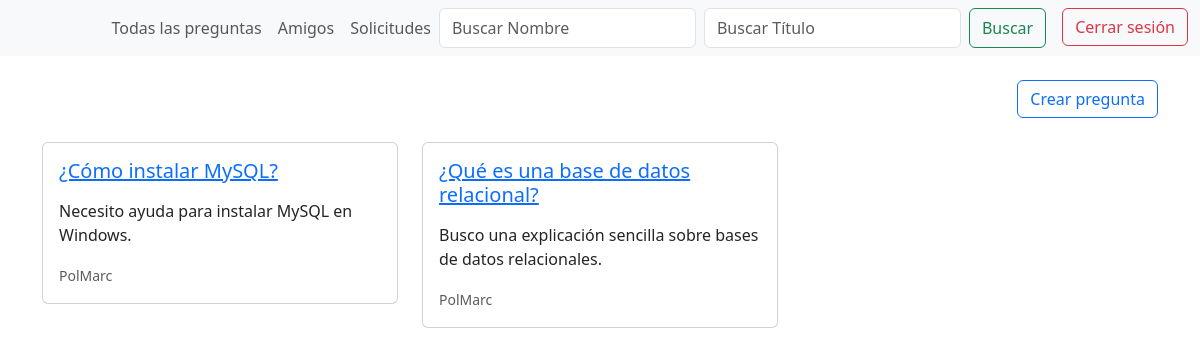
The app's page /pagina_principal.php?pagina=preguntas_personales (signed in) with its own data.
### tables this page shows
CREATE TABLE IF NOT EXISTS `pregunta` (
  `id_pregunta` int NOT NULL AUTO_INCREMENT,
  `titulo` varchar(255) NOT NULL,
  `descripcion` text,
  `id_usuario` int DEFAULT NULL,
  `fecha_pregunta` DATETIME DEFAULT CURRENT_TIMESTAMP,

  PRIMARY KEY (`id_pregunta`),
  KEY `id_usuario2_fk_idx` (`id_usuario`)
);

CREATE TABLE IF NOT EXISTS `usuario` (
  `id_usuario` int NOT NULL AUTO_INCREMENT,
  `username` varchar(255) NOT NULL,
  `nombre` varchar(255) DEFAULT NULL,
  `apellidos` varchar(255) DEFAULT NULL,
  `correo` varchar(255) NOT NULL,
  `contraseña` varchar(255) NOT NULL,
  `id_rol` int DEFAULT NULL,
  PRIMARY KEY (`id_usuario`),
  KEY `id_rol_fk_idx` (`id_rol`)
);

### pagina_principal.php (the view, shortened to what this page needs)
<?php
    include_once("./conexion.php");
    if (!isset($_SESSION['loggedin']) && !isset($_SESSION['id_usuario'])) {
        header('Location: ' . './login/login.php');
        exit();
    } else {
        $mi_usuario = htmlspecialchars($_SESSION['id_usuario']);
        $buscar_nombre = isset($_GET['buscarNombre']) ? htmlspecialchars($_GET['buscarNombre']) : '';
        $buscar_titulo = isset($_GET['buscarTitulo']) ? htmlspecialchars($_GET['buscarTitulo']) : '';
        $paginas = isset($_GET['pagina']) ? htmlspecialchars($_GET['pagina']) : 'default';
        $parametros = [];
        switch ($paginas) {
            case 'preguntas_personales':
                $sqlPreguntas = "SELECT pregunta.id_pregunta, pregunta.titulo, pregunta.descripcion, pregunta.id_usuario,
                usuario.id_usuario, usuario.username, usuario.nombre,
                amigo.emisor AS amigo1, amigo.receptor AS amigo2, amigo.estado
                FROM pregunta
                INNER JOIN usuario ON usuario.id_usuario = pregunta.id_usuario
                LEFT JOIN amigo ON (amigo.emisor = usuario.id_usuario OR amigo.receptor = usuario.id_usuario) AND (amigo.emisor = :id_usuario OR amigo.receptor = :id_usuario)
                WHERE pregunta.id_usuario = :id_usuario";
$parametros[':id_usuario'] = $mi_usuario;
                break;
        }
        $stmtPreguntas = $conn->prepare($sqlPreguntas);
        if ($parametros) {
            foreach ($parametros as $identificador => $valor) {
                $stmtPreguntas->bindParam($identificador, $valor);
            }
        }
        $stmtPreguntas->execute();
        $resultado = $stmtPreguntas->fetchAll(PDO::FETCH_ASSOC);
    }
?>
<!DOCTYPE html>
<html lang="es">
<head>
    <link rel="stylesheet" href="principal.css">
    <link href="https://cdn.jsdelivr.net/npm/bootstrap@5.3.0-alpha1/dist/css/bootstrap.min.css" rel="stylesheet">
</head>
<body>
    <nav class="navbar navbar-expand-lg navbar-light bg-light">
    <div class="container-fluid">
        <div class="collapse navbar-collapse" id="navbarNav">
            <ul class="navbar-nav ms-auto">
                <?php if ($paginas != 'preguntas_personales') : ?>
                    <a href="?pagina=preguntas_personales" class="nav-link">Preguntas personales</a>
                <?php else : ?>
                    <a href="?pagina=default" class="nav-link">Todas las preguntas</a>
                <?php endif; ?>
                <a href="./solicitudes_chat_y_amigos/amigos.php" class="nav-link">Amigos</a>
                <a href="./solicitudes_chat_y_amigos/solicitudes.php" class="nav-link">Solicitudes</a>
                <form class="d-flex" method="GET">
                    <input class="form-control me-2" type="search" name="buscarNombre" placeholder="Buscar Nombre" value="<?= $buscar_nombre ?>">
                    <input class="form-control me-2" type="search" name="buscarTitulo" placeholder="Buscar Título" value="<?= $buscar_titulo ?>">
                    <button class="btn btn-outline-success" type="submit">Buscar</button>
                </form>
                <form method="POST" action="login/logout.php" class="ms-3">
                    <button type="submit" class="btn btn-outline-danger">Cerrar sesión</button>
                </form>
            </ul>
        </div>
    </div>
</nav>
    <div class="container mt-4 text-end">
        <a href="crear_pregunta.php" class="btn btn-outline-primary">Crear pregunta</a>
    </div>
    <div class="container mt-4">
        <div class="row">
            <?php foreach ($resultado as $row) : ?>
                <div class="col-md-4 mb-3">
                    <div class="card">
                        <div class="card-body">
                        <a href="./respuestas.php?pregunta=<?php echo urlencode($row['id_pregunta']); ?>">
    <h5 class="card-title"><?= htmlspecialchars($row['titulo']); ?></h5>
</a>
<p class="card-text"><?= htmlspecialchars($row['descripcion']); ?></p>
                            <p class="card-text">
                                <small class="text-muted"><?= htmlspecialchars($row['nombre']); ?></small>
                            </p>
                        </div>
                    </div>
                </div>
            <?php endforeach; ?>
        </div>
    </div>
</body>
</html>

### records on screen
pregunta: titulo "¿Cómo instalar MySQL?", descripcion "Necesito ayuda para instalar MySQL en Windows.", id_usuario.nombre "PolMarc"
pregunta: titulo "¿Qué es una base de datos relacional?", descripcion "Busco una explicación sencilla sobre bases de datos relacionales.", id_usuario.nombre "PolMarc"
